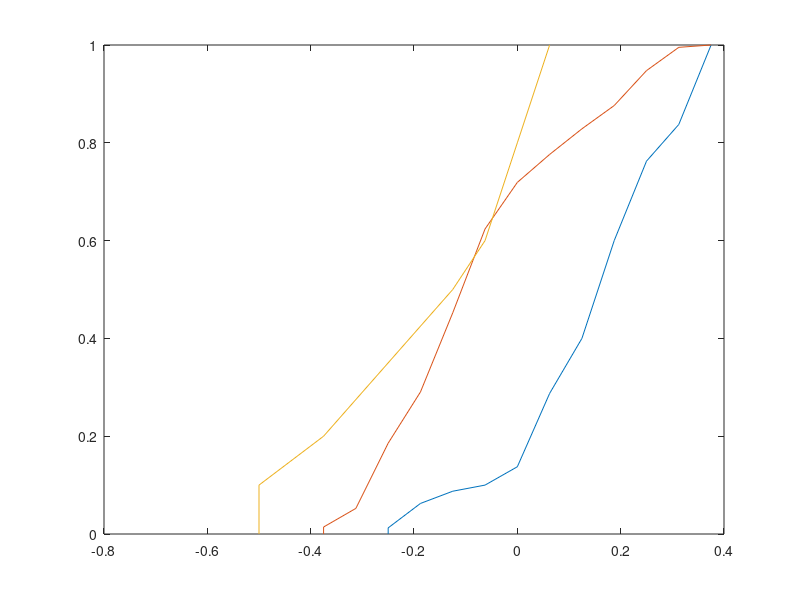

Write MATLAB code to recreate this figure.
data = load('credit.csv');
%we fix the protected group according to the age <=25
protected = data(data(:,13) <= 25,:);
%we fix the upprotected group to other than the previous
unprotected = data(data(:,13) > 25,:);
%save class and remove from attributes
class_p = protected(:,21);
class_u = unprotected(:,21);
protected(:,21) = [];
unprotected(:,21) = [];
%for each woman assigned with a BAD class in the protected dataset find diff 
idx_p = knnsearch( protected, protected(class_p == 2, :),'K', 16 );
idx_u = knnsearch( unprotected, protected(class_p == 2, :),'K', 16 );
%to find the proportion p1
n = size(idx_p, 1);
p1 = zeros(1,n);
for i=1:n
    tbl = tabulate(class_p(idx_p(i,:)));
    if isempty (tbl(tbl(:,1) == 2,3))
        p1(i) = 0;
    else
        p1(i) = tbl(2,3);
    end;
end;
%to find the proportion p2
n = size(idx_u, 1);
p2 = zeros(1,n);
for i=1:n
    tbl = tabulate(class_u(idx_u(i,:)));
    if isempty (tbl(tbl(:,1) == 2,3))
        p2(i) = 0;
    else
        p2(i) = tbl(tbl(:,1) == 2,3);
    end;
end;
%to find diff
diff = (p1-p2)/100;
[f,x] = ecdf(diff);
figure(1)
plot(x,f)


%we fix the protected group according to the age 25-60

protected = data((data(:,13) > 25) & (data(:,13) <= 60) ,:);
%protected = data(data(:,13) > 60 ,:);
%we fix the upprotected group to other than the previous
unprotected = data((data(:,13) <= 25) | (data(:,13) > 60),:);
%unprotected = data(data(:,13) <= 60,:);
%save class and remove from attributes
class_p = protected(:,21);
class_u = unprotected(:,21);
protected(:,21) = [];
unprotected(:,21) = [];
%for each woman assigned with a BAD class in the protected dataset find diff 
idx_p = knnsearch( protected, protected(class_p == 2, :),'K', 16 );
idx_u = knnsearch( unprotected, protected(class_p == 2, :),'K', 16 );
%to find the proportion p1
n = size(idx_p, 1);
p1 = zeros(1,n);
for i=1:n
    tbl = tabulate(class_p(idx_p(i,:)));
    if isempty (tbl(tbl(:,1) == 2,3))
        p1(i) = 0;
    else
        p1(i) = tbl(2,3);
    end;
end;
%to find the proportion p2
n = size(idx_u, 1);
p2 = zeros(1,n);
for i=1:n
    tbl = tabulate(class_u(idx_u(i,:)));
    if isempty (tbl(tbl(:,1) == 2,3))
        p2(i) = 0;
    else
        p2(i) = tbl(tbl(:,1) == 2,3);
    end;
end;
%to find diff
diff = (p1-p2)/100;
[f,x] = ecdf(diff);
hold on
plot(x,f)


%we fix the protected group according to the age >60

%protected = data((data(:,13) > 25) & (data(:,13) <= 60) ,:);
protected = data(data(:,13) > 60 ,:);
%we fix the upprotected group to other than the previous
%unprotected = data((data(:,13) <= 25) | (data(:,13) > 60),:);
unprotected = data(data(:,13) <= 60,:);
%save class and remove from attributes
class_p = protected(:,21);
class_u = unprotected(:,21);
protected(:,21) = [];
unprotected(:,21) = [];
%for each woman assigned with a BAD class in the protected dataset find diff 
idx_p = knnsearch( protected, protected(class_p == 2, :),'K', 16 );
idx_u = knnsearch( unprotected, protected(class_p == 2, :),'K', 16 );
%to find the proportion p1
n = size(idx_p, 1);
p1 = zeros(1,n);
for i=1:n
    tbl = tabulate(class_p(idx_p(i,:)));
    if isempty (tbl(tbl(:,1) == 2,3))
        p1(i) = 0;
    else
        p1(i) = tbl(2,3);
    end;
end;
%to find the proportion p2
n = size(idx_u, 1);
p2 = zeros(1,n);
for i=1:n
    tbl = tabulate(class_u(idx_u(i,:)));
    if isempty (tbl(tbl(:,1) == 2,3))
        p2(i) = 0;
    else
        p2(i) = tbl(tbl(:,1) == 2,3);
    end;
end;
%to find diff
diff = (p1-p2)/100;
[f,x] = ecdf(diff);
hold on
plot(x,f)